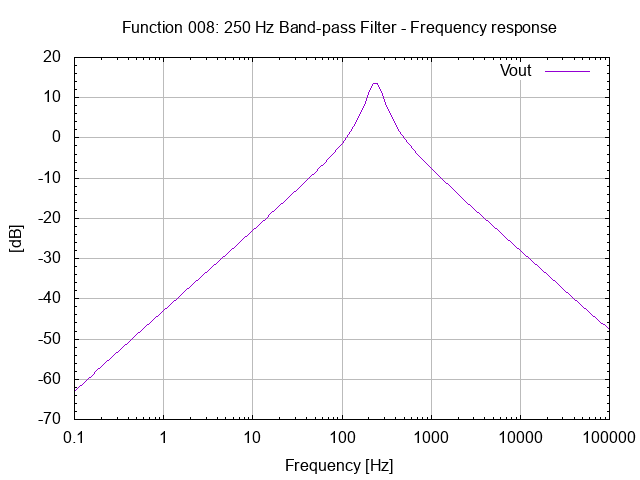

Here is the gnuplot script that generated this plot:
# setup terminal
set term png

# setup graph
set output "26.008.00.00.01.png"
set title "Function 008: 250 Hz Band-pass Filter - Frequency response"

# setup Y-axis
set grid ytics lt 1 lw 1 lc rgb "#bbbbbb"
set mytics
set ylabel "[dB]"

#setup X-axis
set logscale x 10
set grid xtics lt 1 lw 1 lc rgb "#bbbbbb"
set xlabel "Frequency [Hz]"

# setup plot style
set style data lines
plot '26.008.00.00.01.dat' using 1:2 title "Vout"

# set output back to default
set output

# reset terminal type
set terminal pop
